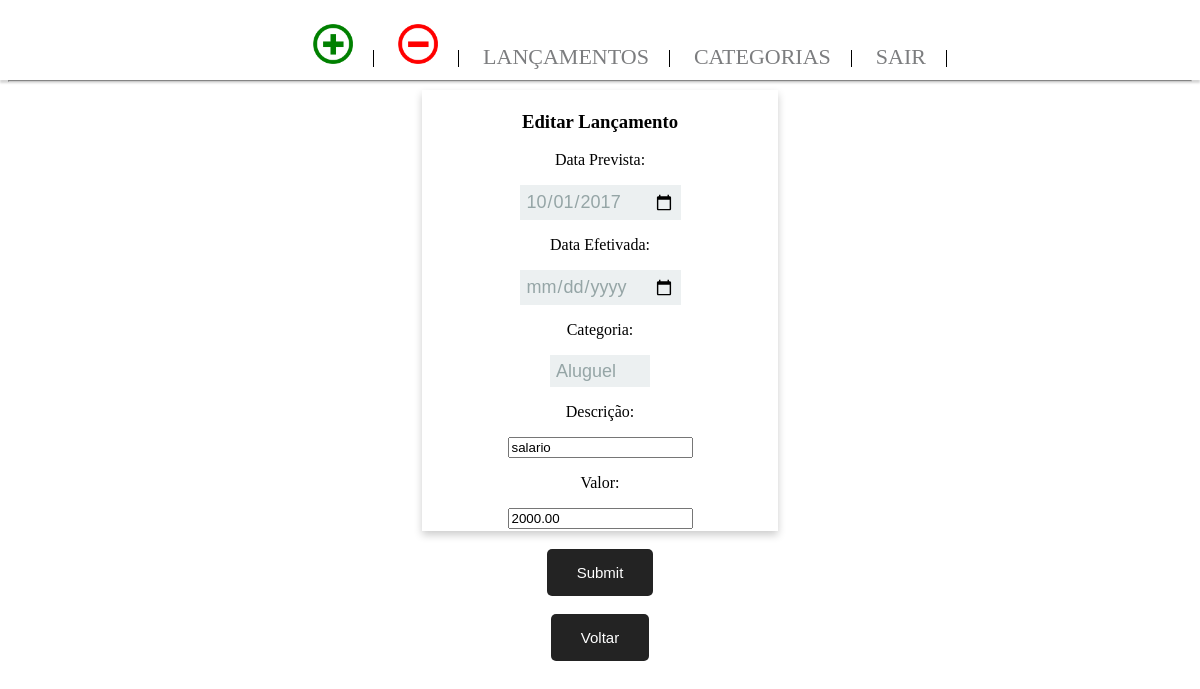
The app's page /Gerenciador_Financeiro/editar_lancamento.php?id=16 (signed in) with its own data.
### tables this page shows
CREATE TABLE `lancamento_tb` (
  `id_lancamento` int(6) NOT NULL,
  `data_prevista` date NOT NULL,
  `data_efetivada` date NOT NULL,
  `categoria` int(6) NOT NULL,
  `descricao` varchar(40) NOT NULL,
  `valor` decimal(10,2) NOT NULL,
  `tipo` varchar(3) NOT NULL
);

### Gerenciador_Financeiro/editar_lancamento.php (the view, shortened to what this page needs)
<!DOCTYPE html>
<html lang="pt-br">
	<head>
		<link rel="stylesheet" href="css/css.css">
		<link rel="stylesheet" href="css/header.css">
	</head>
	<?php
		$id   = $_GET['id'];
		include "conexao.php";
		$sql = "SELECT * FROM lancamento_tb WHERE id_lancamento= $id";
		$financeiro = $conexao -> prepare($sql);
		$financeiro -> execute();
		foreach($financeiro as $lancamento){
		$tipo = $lancamento['tipo'];
		}
	?>
	<body>
		<header class="header" role="banner">
		    <nav class="nav_bar">
		        <ul class="ul_bar">
		            <li class="li_bar"><a href="form_lancamento.php?tipo=R"><img width="40px" height="40px" title="Adicionar Receita" src="imgs/mais.png"></a></li>
		            <li class="li_bar"><a href="form_lancamento.php?tipo=D"><img width="40px" height="40px" title="Adicionar Despesa" src="imgs/menos.png"></a></li>
		            <li class="li_bar"><a href="listar_lancamentos.php">Lançamentos</a></li>
		            <li class="li_bar"><a href="categorias.php">Categorias</a></li>
		            <li class="li_bar"><a href="logoff.php">Sair</a></li>
		        </ul>
		    </nav>
		</header>
		<center>
		<form method="POST" action="">
			<h1>Formulário de Lançamentos</h1><hr>
			<div class="card">
				<div class="container">
					<h3>Editar Lançamento</h3>
					<p>Data Prevista:</p>
					<input type="date" name="data_prevista" value="<?php echo $lancamento['data_prevista'];?>"autofocus ><br>
					<p>Data Efetivada:</p>
					<input type="date" name="data_efetivada" value="<?php echo $lancamento['data_efetivada'];?>" ><br>
					<p>Categoria:</p>
					<select name="categoria" >
						<?php
						include "conexao.php";
						$sql = "SELECT * FROM categoria_tb WHERE categoria='$tipo' OR categoria='A' ORDER BY categoria ASC";
						$financeiro = $conexao -> prepare($sql);
						$financeiro -> execute();
						foreach($financeiro as $categorias){ ?>
						<option value="<?php echo $categorias['id_categoria'];?>"><?php echo $categorias['nome'];?></option>
						<?php
						}
						?>
					</select>
					<p>Descrição:</p>
					<input type="text" name="descricao" value="<?php echo $lancamento['descricao'];?>"><br>
					<p>Valor:</p>
					<input type="number" name="valor" step="0.01" value="<?php echo $lancamento['valor'];?>" ><br>
				</div>
			</div><br>
			<input class="datas-button" type="submit" name="enviar">
		</form><br>
		<a href="listar_lancamentos.php"><button class="datas-button">Voltar</button></a>
		</center>
	</body>
<html>

### Gerenciador_Financeiro/css/css.css (style rules this page uses)
.card { box-shadow: 0 4px 8px 0 rgba(0,0,0,0.2); transition: 0.3s; width: 30%; margin: 0 auto; }
.container { padding: 2px 16px; }
input[type="date"] { color: #95a5a6; font-family: "Helvetica", arial, sans-serif; font-size: 18px; border:1px solid #ecf0f1; background:#ecf0f1; padding:5px; }
select { appearance: none; color: #95a5a6; font-family: "Helvetica", arial, sans-serif; font-size: 18px; border:1px solid #ecf0f1; background:#ecf0f1; padding:5px; }
input[type="date"], focus { color: #95a5a6; box-shadow: none; }
.datas-button { padding: 15px 30px; color: #FFF; outline: none; background-color: #232323; border: none; border-radius:5px; cursor: pointer; font-size: 15px; }

### Gerenciador_Financeiro/css/header.css (style rules this page uses)
.header { width: 100%; position: fixed; top: 0; left: 0; height: 80px; border: none; background-color: rgba(255,255,255,1); box-shadow: 0px 3px 2px 0px rgba(50, 50, 50, 0.2); }
.nav_bar { margin: 1.5em; }
.ul_bar { list-style-type: none; text-align: center; }
.li_bar { height: 20px; margin-right: 0px; border-right: 1px solid #000; padding: 0 20px; display: inline; }
.li_bar a { text-decoration: none; color: #7c7d7f; font-size: 22px; text-transform: uppercase; transition: all 0.5s ease; display: inline-block; }

### records on screen
lancamento_tb: data_prevista "10/01/2017", descricao "salario", valor "2000.00"

### other values on screen
form field categoria "Aluguel"
